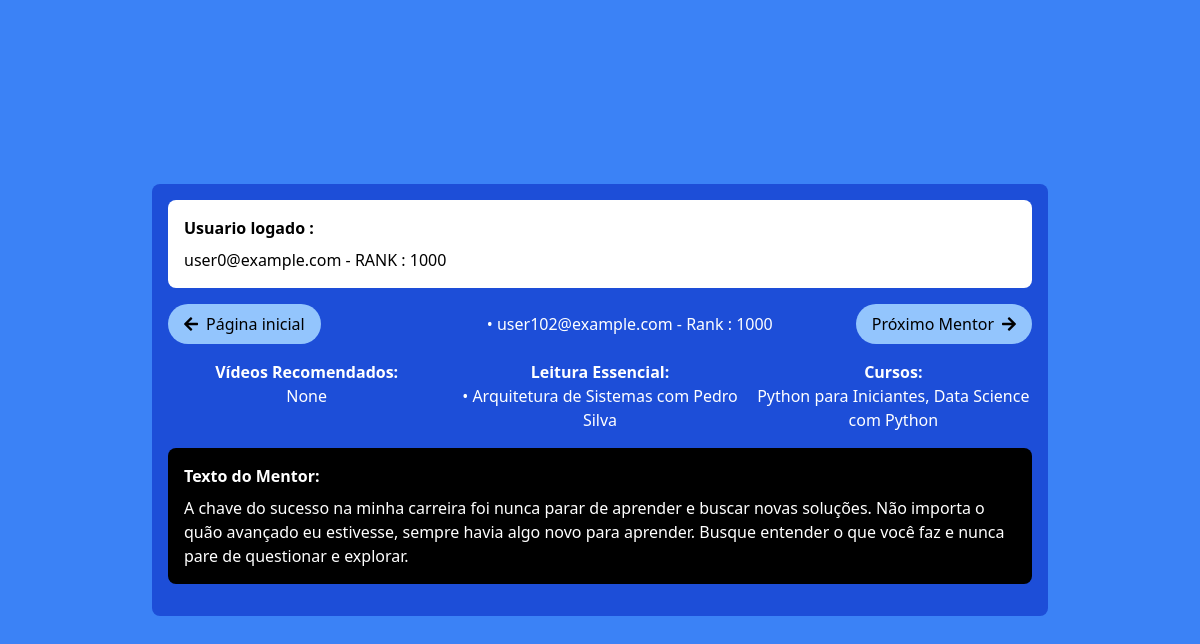
Before: /indicacoes/init?page=1 (signed in) with the older database file.
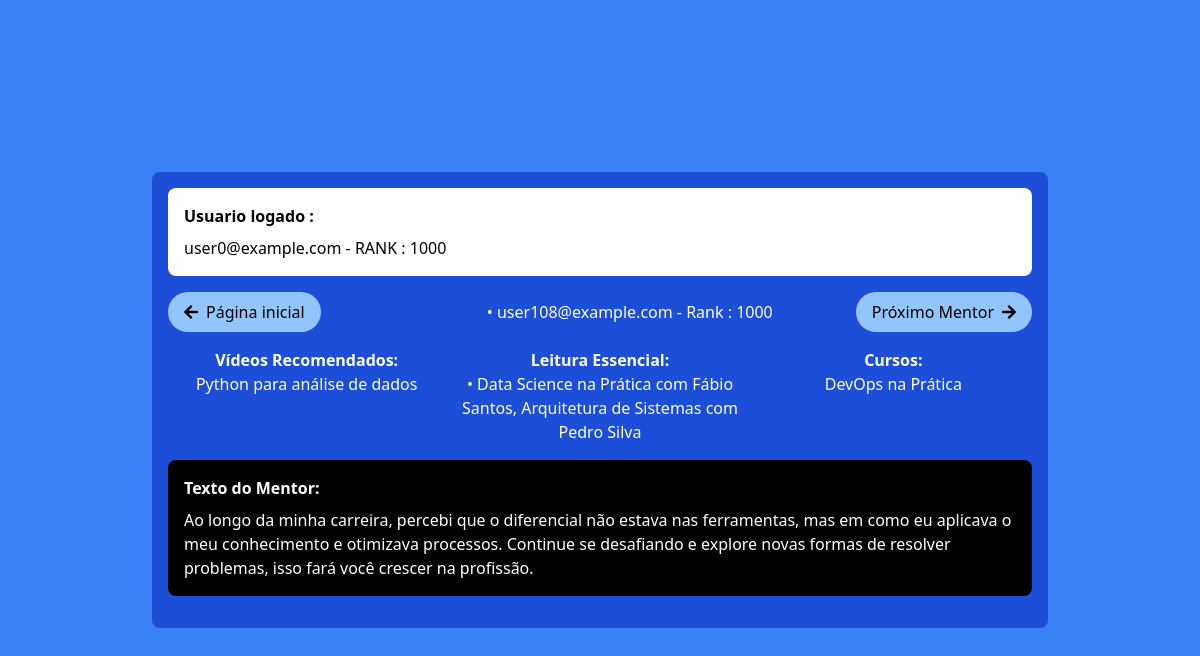
After: the same page with the newer database file.
### tables this page shows
CREATE TABLE profession_data (
                        id INTEGER PRIMARY KEY AUTOINCREMENT,
                        profession_id INTEGER NOT NULL,
                        region_id INTEGER NOT NULL,
                        salary INTEGER NOT NULL,
                        email TEXT UNIQUE NOT NULL,
                        rank INTEGER,
                        FOREIGN KEY (profession_id) REFERENCES professions(id),
                        FOREIGN KEY (region_id) REFERENCES regions(id));

CREATE TABLE indications (
                        id INTEGER PRIMARY KEY AUTOINCREMENT,
                        email TEXT NOT NULL,
                        courses TEXT,
                        videos TEXT,
                        books TEXT,
                        motivational_text TEXT,
                        FOREIGN KEY (email) REFERENCES users(useremail));

### routes/indicacoes.py (the view)
@indicacoes_route.route('/init')
def usuarios():
    user_email = session['user']
    print("logged email " + user_email)
    page = request.args.get('page', 0, type=int)  # Obter o número da página (0 por padrão)
    higher_rank_users, user_rank = get_usuario_by_index(page, user_email)
    if higher_rank_users is None:
        return render_template('indicacoes.html', indicacoes=None, has_next=False)
    has_next = True if higher_rank_users != None else False
    print("higher_rank_users " + str(higher_rank_users))
    return render_template('indicacoes.html', indicacoes=higher_rank_users, has_next=has_next, page=page, user_email=user_email, user_rank=user_rank)

### routes/indicacoes.py (called while the page is built)
def get_db():
    db = getattr(g, '_database', None)
    if db is None:
        db = g._database = sqlite3.connect(DATABASE)
    return db

def query_db(query, args=(), one=False):
    cur = get_db().execute(query, args)
    rv = cur.fetchall()
    cur.close()
    return (rv[0] if rv else None) if one else rv

@indicacoes_route.teardown_request
def close_connection(exception):
    db = getattr(g, '_database', None)
    if db is not None:
        db.close()

def get_usuario_by_index(index, user_email):
    user_rank = query_db('SELECT Rank FROM profession_data WHERE email = ?', [user_email], one=True)
    print("user_rank " + str(user_rank))
    if user_rank:
            user_rank = user_rank[0]
            higher_rank_users = query_db('''
                SELECT p.email, i.courses, i.videos, i.books, i.motivational_text, p.rank
                FROM profession_data p
                JOIN indications i ON p.email = i.email
                WHERE p.Rank >= ? LIMIT 1 OFFSET ?
            ''', [user_rank, index])
            print("higher_rank_users " + str(higher_rank_users))
    else:
        higher_rank_users = None
    return higher_rank_users, user_rank

### templates/indicacoes.html (shortened to what this page needs)
<!DOCTYPE html>
<html lang="pt-BR">
<head>
    <script src="https://cdn.tailwindcss.com"></script>
    <link rel="stylesheet" href="https://cdnjs.cloudflare.com/ajax/libs/font-awesome/5.15.3/css/all.min.css">
</head>
<body class="bg-blue-500 flex items-center justify-center min-h-screen">
    <div class="bg-blue-700 text-white w-full max-w-4xl p-4 rounded-lg">
        <div class="bg-white text-black p-4 rounded-lg mb-4">
            <h2 class="font-bold mb-2">Usuario logado :</h2>
            {% if user_email %}
                <p>{{ user_email }} - RANK :  {{ user_rank }}</p>
            {% endif %}
        </div>
        <div class="flex justify-between items-center mb-4">
            <a href="/home/return" class="bg-blue-300 text-black px-4 py-2 rounded-full flex items-center">
                <i class="fas fa-arrow-left"></i>
                <span class="ml-2">Página inicial</span>
            </a>
            {% if indicacoes %}
                    {% for indicacao in indicacoes %}
                        <p>• {{ indicacao[0] }} - Rank : {{ indicacao[5] }}</p>
                    {% endfor %}
                {% if has_next %}
                    <a href="{{ url_for('indicacoes.usuarios', page=page + 1) }}" class="bg-blue-300 text-black px-4 py-2 rounded-full flex items-center">
                        <span class="mr-2">Próximo Mentor</span>
                        <i class="fas fa-arrow-right"></i>
                    </a>
                {% else %}
                    <div class="bg-blue-300 text-black px-4 py-2 rounded-full flex items-center">
                    <span class="mr-2">Fim da lista</span>
                    </div>
                 {% endif %}
            {% else %}
                <h1 class="text-xl font-bold mb-4">Fim da lista de Indicações</h1>
            {% endif %}
        </div>
        <div class="grid grid-cols-3 gap-4 text-center mb-4">
            <div>
                <h2 class="font-bold">Vídeos Recomendados:</h2>
                {% if indicacoes %}
                    {% for indicacao in indicacoes %}
                        <p>{{ indicacao[2] }}</p>
                    {% endfor %}
                {% else %}
                    <p>Nenhum vídeo recomendado disponível.</p>
                {% endif %}
            </div>
            <div>
                <h2 class="font-bold">Leitura Essencial:</h2>
                {% if indicacoes %}
                    {% for indicacao in indicacoes %}
                        <p>• {{ indicacao[3] }}</p>
                    {% endfor %}
                {% else %}
                    <p>Nenhum livro recomendado disponível.</p>
                {% endif %}
            </div>
            <div>
                <h2 class="font-bold">Cursos:</h2>
                {% if indicacoes %}
                    {% for indicacao in indicacoes %}
                        <p>{{ indicacao[1] }}</p>
                    {% endfor %}
                {% else %}
                    <p>Nenhum curso recomendado disponível.</p>
                {% endif %}
            </div>
        </div>
        <div class="bg-black text-white p-4 rounded-lg mb-4">
            <h2 class="font-bold mb-2">Texto do Mentor:</h2>
            {% if indicacoes %}
                {% for indicacao in indicacoes %}
                    <p>{{ indicacao[4] }}</p>
                {% endfor %}
            {% else %}
                <p>Nenhum texto motivacional disponível.</p>
            {% endif %}
        </div>
    </div>
</body>
</html>

Changed rows visible on the page:
no longer on this page (row edited): indications: email "user102@example.com", rank "1000", indicacao "None", books "Arquitetura de Sistemas com Pedro Silva", courses "Python para Iniciantes, Data Science com Python", motivational_text "A chave do sucesso na minha carreira foi nunca parar de aprender e buscar novas soluções. Não importa o quão avançado eu estivesse, sempre havia algo novo para aprender. Busque entender o que você faz e nunca pare de questionar e explorar."
now on this page (row edited): indications: email "user108@example.com", rank "1000", videos "Python para análise de dados", books "Data Science na Prática com Fábio Santos, Arquitetura de Sistemas com Pedro Silva", courses "DevOps na Prática", motivational_text "Ao longo da minha carreira, percebi que o diferencial não estava nas ferramentas, mas em como eu aplicava o meu conhecimento e otimizava processos. Continue se desafiando e explore novas formas de resolver problemas, isso fará você crescer na profissão."
